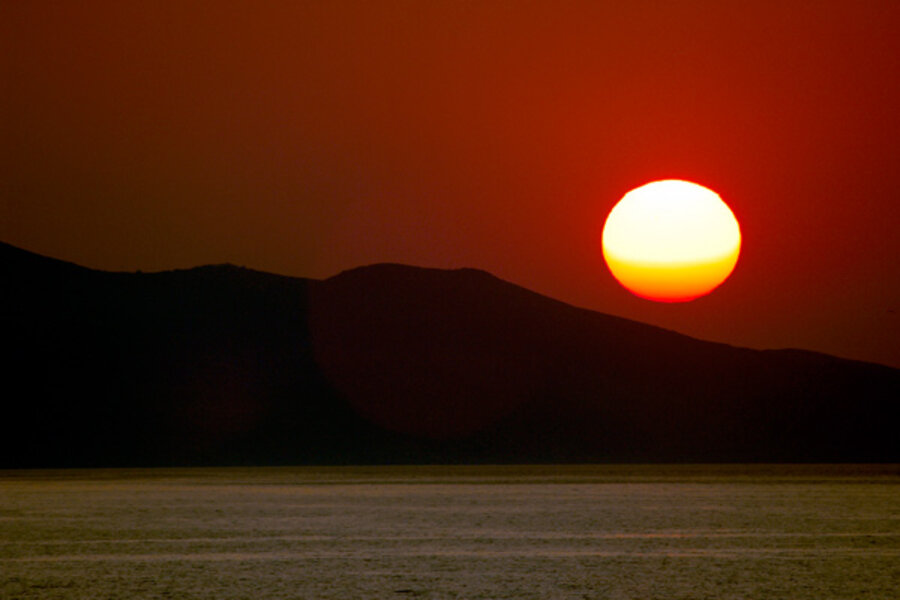
#> input picture point_9&10/0517-sci-sun.jpg, 900 x 600 px, given in place of hOIuY.jpg, which was not available
$ python frequency_hybrid_image_CV_task1.py   (older library calls are emulated)
#> lines starting #> are read from the running program, lines starting #| are printed output that depends on the picture; after the words box and inside, x2 and y2 are one past the last pixel; in counts of white or black regions, pixels touching at a corner belong together; pictures that were not available may be replaced by others from this repository, and a replacement may not be noted
import matplotlib.pyplot as plt
import numpy as np


img = plt.imread("hOIuY.jpg")/float(2**8)
plt.imshow(img)
plt.show()


img2 = plt.imread("wp4473284.jpg")/float(2**8)
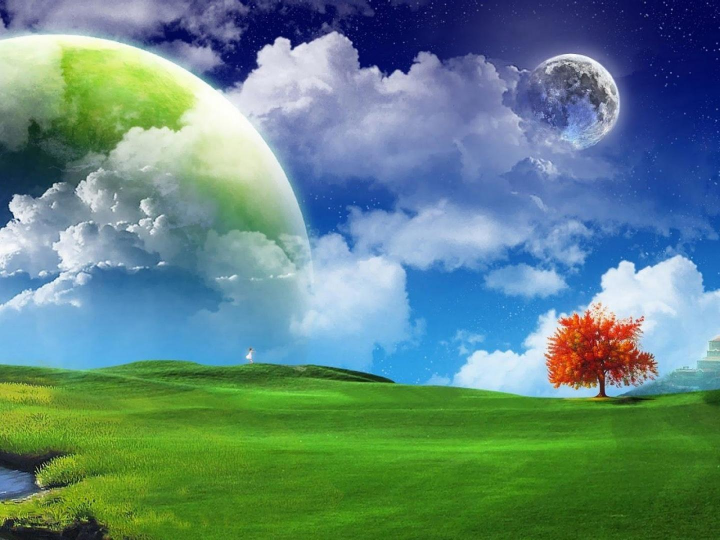
#> input picture point_9&10/wp4473284.jpg, 1440 x 1080 px (shown at 1/2 size)
plt.imshow(img2)


#function that allows you to choose the length of diamiter of the chosen circle of the freq domain
def draw_cicle(shape,diamiter):

#> called with shape = (600, 900), diamiter = 50
    assert len(shape) == 2
    TF = np.zeros(shape,dtype=np.bool)
    center = np.array(TF.shape)/2.0

    for iy in range(shape[0]):
        for ix in range(shape[1]):
            TF[iy,ix] = (iy- center[0])**2 + (ix - center[1])**2 < diamiter **2
    return(TF)

#for low pass filter for the first image
TFcircleIN   = draw_cicle(shape=img.shape[:2],diamiter=50)

#for high pass filter for the second image
TFcircleIN2   = draw_cicle(shape=img2.shape[:2],diamiter=50)
TFcircleOUT2  = ~TFcircleIN2


#perform FFT on every channel of the first original image.
fft_img = np.zeros_like(img,dtype=complex)
for ichannel in range(fft_img.shape[2]):
    fft_img[:,:,ichannel] = np.fft.fftshift(np.fft.fft2(img[:,:,ichannel]))

#perform FFT on every channel of the second original image.
fft_img2 = np.zeros_like(img2,dtype=complex)
for ichannel in range(fft_img2.shape[2]):
    fft_img2[:,:,ichannel] = np.fft.fftshift(np.fft.fft2(img2[:,:,ichannel]))


#function that apply the filter on the freq domain
def filter_circle(TFcircleIN,fft_img_channel):
    temp = np.zeros(fft_img_channel.shape[:2],dtype=complex)
    temp[TFcircleIN] = fft_img_channel[TFcircleIN]
    return(temp)

#list of arrays will carry the freq domain of the first image after performing the low pass filter
fft_img_filtered_IN = []

#list of arrays will carry the freq domain of the second image after performing the high pass filter
fft_img_filtered_OUT = []

## for each channel, pass filter
for ichannel in range(fft_img.shape[2]):
    fft_img_channel  = fft_img[:,:,ichannel]
    ## circle IN
    temp = filter_circle(TFcircleIN,fft_img_channel)
    fft_img_filtered_IN.append(temp)
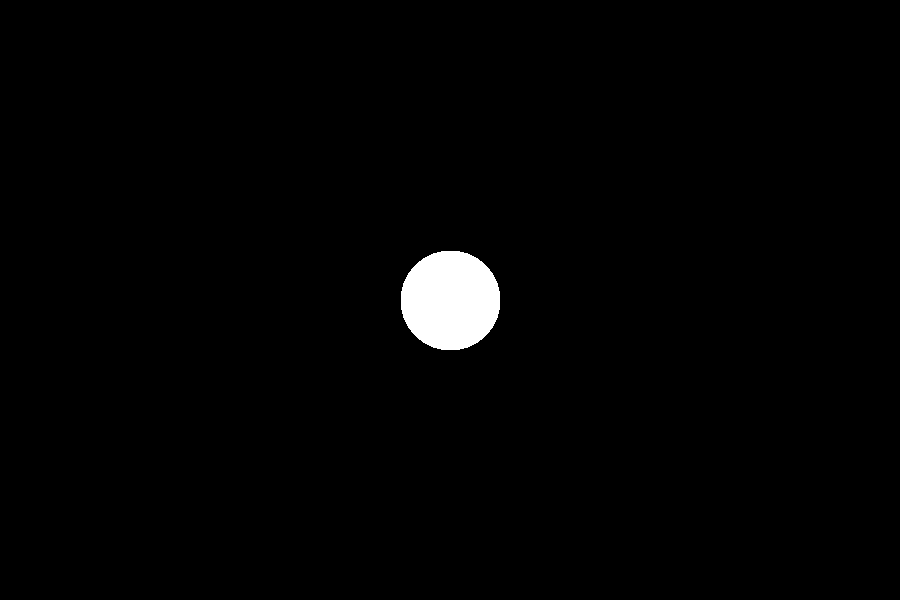
#> TFcircleIN: shape (600, 900) bool; 1.4% white; 1 white region, box (x1, y1, x2, y2) and area: (401, 251, 500, 350) 7825
#> after the loop, fft_img_filtered_IN = 3 items
    ## circle OUT
#     temp = filter_circle(TFcircleOUT,fft_img_channel)
#     fft_img_filtered_OUT.append(temp)

## for each channel, pass filter
for ichannel in range(fft_img2.shape[2]):
    fft_img_channel  = fft_img2[:,:,ichannel]
    ## circle IN
#     temp = filter_circle(TFcircleIN,fft_img_channel)
#     fft_img_filtered_IN.append(temp)
    ## circle OUT
    temp = filter_circle(TFcircleOUT2,fft_img_channel)
    fft_img_filtered_OUT.append(temp)
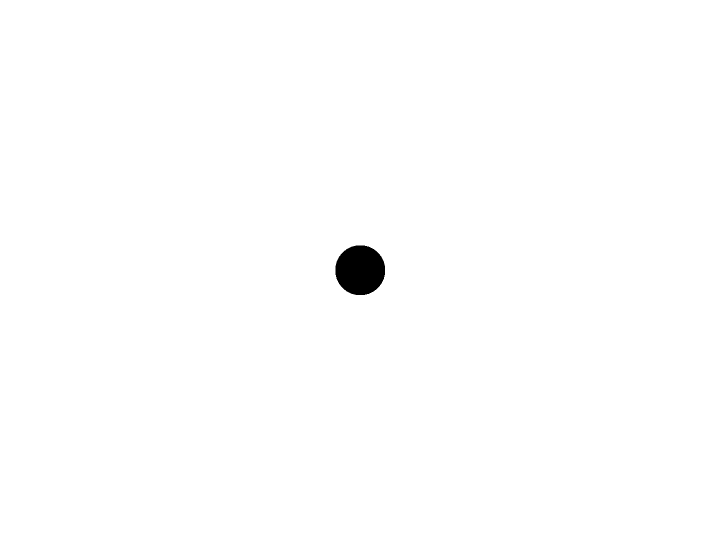
#> TFcircleOUT2: shape (1080, 1440) bool (shown at 1/2 size); 99.5% white; 1 black region, box (x1, y1, x2, y2) and area: (671, 491, 770, 590) 7825
#> after the loop, fft_img_filtered_OUT = 3 items

fft_img_filtered_IN = np.array(fft_img_filtered_IN)
fft_img_filtered_IN = np.transpose(fft_img_filtered_IN,(1,2,0))
fft_img_filtered_OUT = np.array(fft_img_filtered_OUT)
fft_img_filtered_OUT = np.transpose(fft_img_filtered_OUT,(1,2,0))


#function that allows you to reverse the image to time domain again
def inv_FFT_all_channel(fft_img):
    img_reco = []
    for ichannel in range(fft_img.shape[2]):
        img_reco.append(np.fft.ifft2(np.fft.ifftshift(fft_img[:,:,ichannel])))
#> after the loop, img_reco = 3 items
    img_reco = np.array(img_reco)
    img_reco = np.transpose(img_reco,(1,2,0))
    return(img_reco)


img_reco_filtered_IN  = inv_FFT_all_channel(fft_img_filtered_IN)

img_reco_filtered_OUT = inv_FFT_all_channel(fft_img_filtered_OUT)


plt.imshow(np.abs(img_reco_filtered_IN))


plt.imshow(np.abs(img_reco_filtered_OUT))


#> (the run stopped early here; a loop or call above may not have finished)
